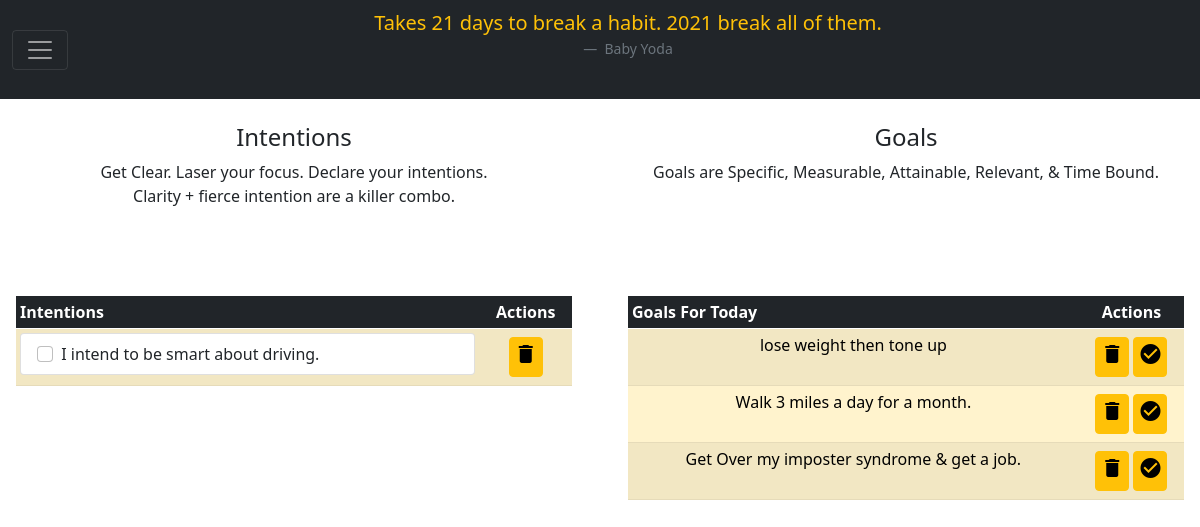
Screenshot of /checklist (signed in) with the database file from the repository.
### blossom_app/models.py (models this page shows)
class Users (models.Model):
    first_name = models.CharField(max_length=30)
    last_name = models.CharField(max_length=30)
    username = models.CharField(max_length=30)
    email = models.EmailField()
    password =  models.CharField(max_length=70)
    reasons = models.TextField()
    personal_quote = models.TextField()
    objects = UserManager()
    created_at = models.DateTimeField(auto_now_add=True)
    updated_at = models.DateTimeField(auto_now = True)

class Intentions (models.Model):
    intention = models.TextField()
    user = models.ForeignKey(Users, related_name='intention', on_delete=models.CASCADE)
    created_at = models.DateTimeField(auto_now_add=True)
    updated_at = models.DateTimeField(auto_now = True)

class Goals (models.Model):
    goal = models.TextField()
    user = models.ForeignKey(Users, related_name='goal', on_delete=models.CASCADE)
    created_at = models.DateTimeField(auto_now_add=True)
    updated_at = models.DateTimeField(auto_now = True)

### blossom_app/views.py (the view)
# urls.py: path('checklist', views.show_checklist),
def show_checklist(request):
    if request.method =='GET':
        context = {
            'current_user':Users.objects.get(id=request.session['user_id']),
            'goals': Goals.objects.filter(user=request.session['user_id']),
            'intentions': Intentions.objects.filter(user= request.session['user_id'])
        }
    return render(request, 'checklist.html', context)

### blossom_app/templates/checklist.html (shortened to what this page needs)
<!DOCTYPE html>
<html lang="en">
<head>
    <link href="https://cdn.jsdelivr.net/npm/bootstrap@5.0.0-beta2/dist/css/bootstrap.min.css" rel="stylesheet"
 />
</head>
<body>
    <nav class="navbar navbar-dark bg-dark">
        <div class="container-fluid">
            <button class="navbar-toggler" type="button" data-bs-toggle="collapse" data-bs-target="#navbar"
                aria-controls="navbarToggleExternalContent" aria-expanded="false" aria-label="Toggle navigation">
                <span class="navbar-toggler-icon"></span>
            </button>
            <figure class="text-center mx-auto">
                <blockquote class="blockquote text-warning">
                    <p>{{current_user.personal_quote}}</p>
                </blockquote>
                <figcaption class="blockquote-footer">
                    {{current_user.first_name}} {{current_user.last_name}}
                </figcaption>
            </figure>
        </div>
    </nav>
    <div class="container-fulid">
        <div class="row">
            <div class="col mx-auto mt-3 p-2 text-center">
                <h4>Intentions</h4>
                <p>Get Clear. Laser your focus. Declare your intentions.</br>Clarity + fierce intention are a killer
                    combo.</p>
            </div>
            <div class="col mx-auto mt-3 p-2 text-center">
                <h4>Goals</h4>
                <p>Goals are Specific, Measurable, Attainable, Relevant, & Time Bound.</p>
            </div>
        </div>
        <div class="row">
            <div class="col">
                <div class="container-fluid m-5 mx-auto p-3">
                    <table class="table table-striped table-warning table-hover table-sm">
                        <thead class="table-dark">
                            <tr>
                                <th>Intentions</th>
                            <th class="text-center col-2">Actions</th>
                            </tr>
                        </thead>
                        <tbody>
                            {% for intention in intentions %}
                            <tr>
                                <td>
                                    <ul class="list-group">
                                        <li class="list-group-item ">
                                            <input class="form-check-input me-1 " type="checkbox" value="" aria-label="...">
                                            {{intention.intention}}
                                        </li>
                                    </ul>
                                </td>
                                <td class="text-center">
                                    <button type="button" class="btn btn-warning m-1 mx-auto p-1"><a
                                            href="/delete_intention/{{intention.id}}"><span class="material-icons"
                                                style="color:black;">delete</span></a></button>
                                </td>
                            </tr>
                            {% endfor %}
                        </tbody>
                    </table>
                </div>
            </div>
            <div class="col">
                <div class="container-fluid m-5 mx-auto p-3">
                    <table class="table table-striped table-warning table-hover table-sm" style>
                        <thead class="table-dark">
                            <tr>
                                <th>Goals For Today</th>
                                <th class="text-center">Actions</th>
                            </tr>
                        </thead>
                        <tbody>
                            {% for goal in goals%}
                            <tr>
                                <td class="text-center">{{goal.goal}}</td>
                                <td class="text-center">
                                    <button type="button" class="btn btn-warning m-1 mx-auto p-1"><a
                                            href="/delete_goal/{{goal.id}}"><span class="material-icons"
                                                style="color:black;">delete</span></a></button>
                                    <button type="button" class="btn btn-warning m-1 mx-auto p-1"><a
                                            href="/accomplished"><span class="material-icons"
                                                style="color:black;">check_circle</span></a></button>
                                </td>
                            </tr>
                            {% endfor %}
                        </tbody>
                    </table>
                </div>
            </div>
        </div>
    </div>
</body>
</html>

### rows the page displays
Users: personal_quote "Takes 21 days to break a habit. 2021 break all of them.", first_name "Baby", last_name "Yoda"
Intentions: intention "I intend to be smart about driving."
Goals: goal "lose weight then tone up"
Goals: goal "Walk 3 miles a day for a month."
Goals: goal "Get Over my imposter syndrome & get a job."
